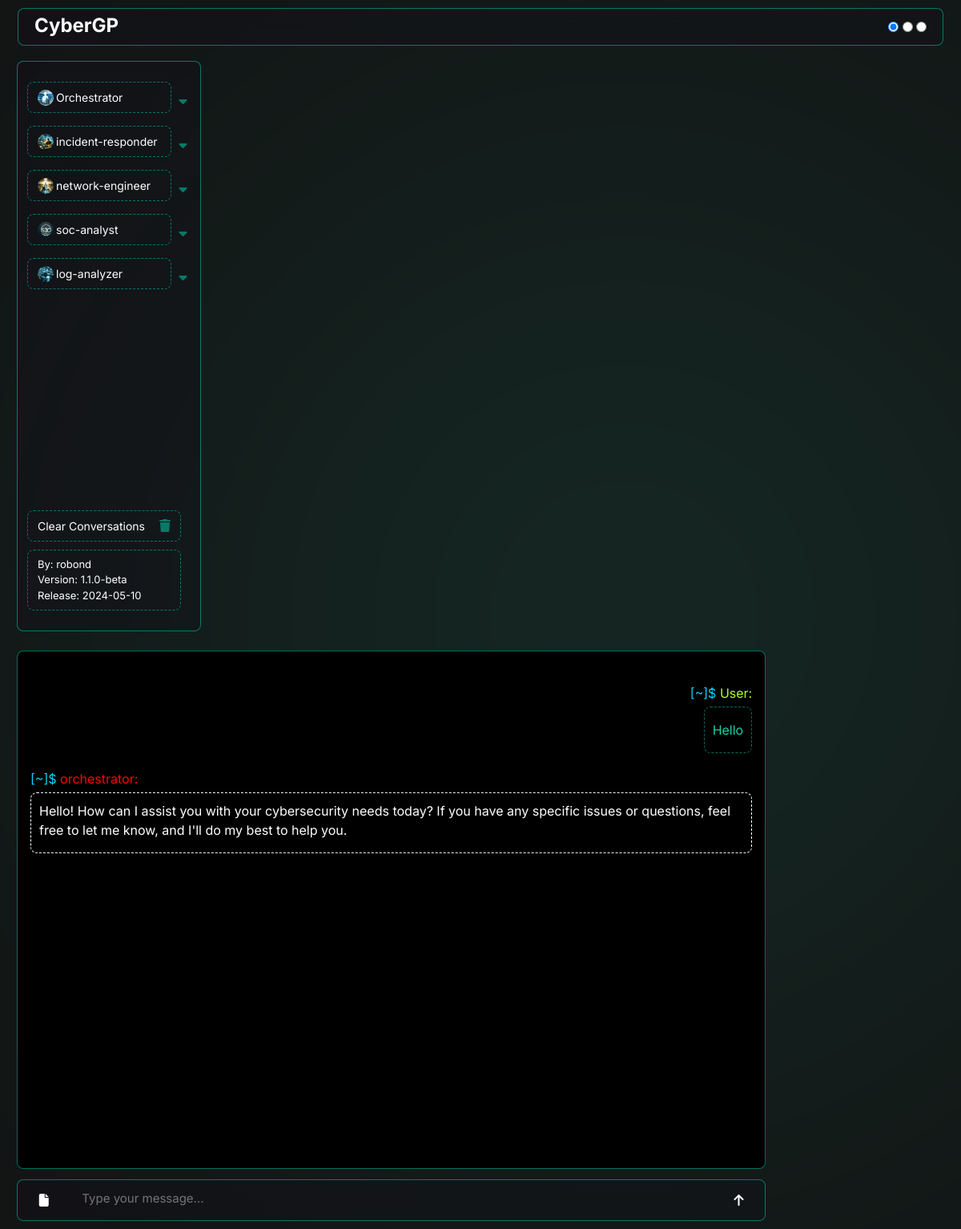
Page /orchestrator/e40c47bea9cff046 on the committed database.
### myapp/models.py (models this page shows, shortened)
class Message(models.Model):
    conversation = models.ForeignKey(Conversation, related_name='messages', on_delete=models.CASCADE)
    question = models.TextField()
    answer = models.TextField()
    file_id = models.CharField(max_length=50, blank=False, null=True)
    agent = models.CharField(max_length=100, null=False, blank=False)
    def getAnswer(self):
        return format_as_gpt_print(self.answer)

### myapp/views/chat.py (the view)
# urls.py: path('<str:type>/', agent, name='soc_with_param'),
def agent(request, type, guid = None):
    conversation, messages = find_conversation(guid)
    bringAgentsConversations()
    return render(request, 'soc.html', {
        'chat_history': messages,
        'guid': guid,
        'type': type,
        'agents': agents
    })

### myapp/helpers/conversation.py (called while the page is built)
def bringAgentsConversations():
    for i, agent_data in enumerate(agents):
        agents[i]['conversations'] = Conversation.objects.filter(type=agent_data['type']).order_by('-created_at')

def find_conversation(guid):
    if guid is None:
        conversation = None
        messages = []
    else:
        conversation = Conversation.objects.filter(guid=guid)[0]
        if not(conversation):
            return redirect('orchestrator')
        messages = Message.objects.filter(conversation=conversation)
    return conversation, messages

### myapp/templates/soc.html (shortened to what this page needs)
{% extends 'layouts/base.html' %}
{% block content %}
    <div class="agents">
        {% include 'layouts/agents.html' %}
    </div>
    <div class="conversation disable-scrollbars">
        <div class="messages">
            {% include 'layouts/chatbox.html' %}
        </div>
        <div class="user-input box">
            <div class="input-box">
                <form id="chat-form" method="post" action="{% url 'orchestrator' %}" enctype='multipart/form-data'>
                    <div class="form-content">
                        <button type="button" class="upload-image"  id="upload-button">
                            <i class="fas fa-file"></i>
                        </button>
                        <textarea oninput="textAreaAdjust(this)" id="message-input" type="text" name="user_input" placeholder="Type your message..."  autofocus></textarea>
                        <button type="submit" class="send_button">
                            <i class="fas fa-arrow-up"></i>
                        </button>
                    </div>
                </form>
            </div>
        </div>
    </div>
{% endblock %}

### myapp/templates/layouts/chatbox.html (shortened to what this page needs)
{% if chat_history %}
    {% for message in chat_history %}
        <br>
        <div class="message" style="text-align: right;">
            <div class="message asker" style="color: greenyellow;">
                <span style="color: rgb(9, 212, 252);">[~]$</span>  User:
            </div>
            <div class="message user" id="asker_message">
                <p> {{ message.question }}</p>
            </div>
        </div>
        {% if message.answer %}
        <div class="message">
            <div class="message answerer" style="color: red; padding-top: 20px;">
                <span style="color: rgb(9, 212, 252);">[~]$</span>  {{ message.agent }}:
            </div>
            <div class="message bot" id="bot_message">
             {{ message.getAnswer|safe }}
            </div>
        </div>
        {% endif %}
    {% endfor %}
{% endif %}

### myapp/static/css/main.css (style rules this page uses)
html, body { scroll-behavior: smooth; overflow: hidden; }
body { padding: 10px; background: var(--colour-1); color: #ffffff; }
* { margin: 0; padding: 0; box-sizing: border-box; position: relative; font-family: var(--font-1); }
:root { --colour-1: #000000; --colour-2: #ccc; --colour-3: #e4d4ff; --colour-4: #f0f0f0; --accent: #3dffd6; --blur-bg: #16101b66; --blur-border: #00d4b185; --opacity:var(--blur); --hover:#1e686064; --input-buttons:#13af95f6; --conversations: #00d4b185; }
:root { --font-1: "Inter", sans-serif; --section-gap: 25px; --border-radius-1: 8px; }
body { background: #111; }
.agents { background-color: var(--blur-bg); border-radius: var(--border-radius-1); border: 1px solid var(--blur-border); display: flex; max-width: 230px; height: 89vh; }
.box { backdrop-filter: blur(20px); -webkit-backdrop-filter: blur(20px); background-color: var(--blur-bg); border-radius: var(--border-radius-1); border: 1px solid var(--blur-border); }
#asker_message { color: var(--conversations); border: 1px dashed; border-radius: 8px; padding: 0px 10px 0px 10px; width: fit-content; margin-left: auto; margin-top: 5px; }
#asker_message p { color: rgb(23, 209, 169); }
#bot_message { border: 1px dashed; border-radius: 8px; padding: 10px 10px 0px 10px; margin-top: 5px; margin-right: auto; width: fit-content; }
.conversation { height: 89vh; max-width: 80%; overflow-y: scroll; overflow-x: hidden; display: flex; justify-content: space-between; flex-direction: column; gap: 13px; border-color: white 2px; padding-right: 0px !important; padding-left: 0px !important; }
.form-content { height: 100%; display: flex; justify-content: space-around; overflow: hidden; }
.conversation .user-input { position: relative; }
.input-box { width: 100%; display: flex; align-items: center; cursor: pointer; }
#chat-form { width: 100%; height: 100%; }
.upload-image { background-color: transparent; border: none; width: 7%; height: 50px; border-radius: 6px; transition: background-color 0.3s ease; color: white; position: absolute; bottom: 0; left: 0; }
.send_button { background-color: transparent; border: none; width: 7%; height: 50px; border-radius: 6px; transition: background-color 0.3s ease; color: white; position: absolute; bottom: 0; right: 0; }
.send_button i { cursor: pointer; color: white; }
.messages { height: -webkit-fill-available; backdrop-filter: blur(20px); -webkit-backdrop-filter: blur(20px); background-color: rgb(0, 0, 0); border-radius: var(--border-radius-1); border: 1px solid var(--blur-border); overflow-y: auto; padding: 16px; }
.conversation .user-input textarea { height: 50px; font-size: 15px; width: 86%; max-height: 300px; padding: 12px 15px; background: none; border: none; outline: none; color: var(--colour-3); resize: none; }

### rows in the picture
Message: question "Hello", agent "orchestrator", getAnswer "Hello! How can I assist you with your cybersecurity needs today? If you have any specific issues or questions, feel free to let me know, and I'll do my best to help you."

### other values in the picture
{{ agent.name }} "Orchestrator" "incident-responder" "network-engineer" "soc-analyst" "log-analyzer"
